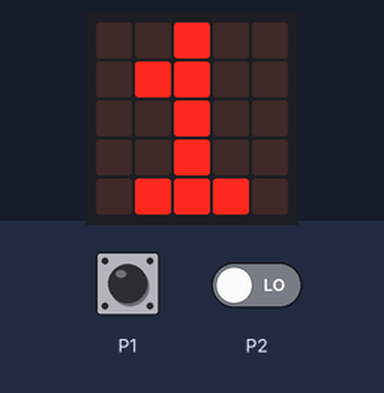
Bench run of a program on a simulated BBC micro:bit running MicroPython. Parts: the board's 5×5 LED display. The inputs (shaded band) are chosen by the test bench; at power-on: P1 LOW, P2 LOW.

Above: at 1.2 s.
1.3 s: P1 pulled HIGH for 1.2 s
At 2.7 s:
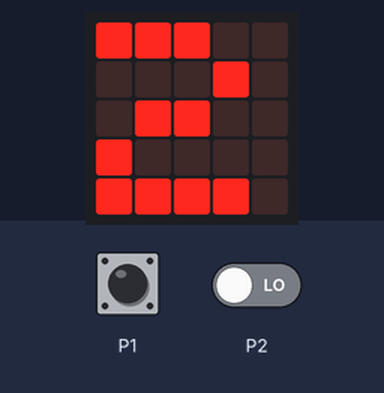
Timing chart, 0 to 4.3 s (numbered marks = the images above; inputs shaded):
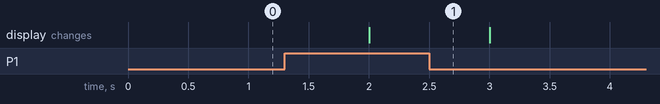

The program:

the_buzzer.py
```python
import microbit
from microbit import *
while True:
    display.show(Image.HAPPY)
    if pin1.read_digital() is 0:
        display.show('1')
        sleep(1000)
        display.show(Image.HAPPY)
    elif pin2.read_digital() is 0:
        display.show('2')
        sleep(1000)
        display.show(Image.HAPPY)
    elif pin8.read_digital() is 0:
        display.show('3')
        sleep(1000)
        display.show(Image.HAPPY)
    elif pin12.read_digital() is 0:
        display.show('4')
        sleep(1000)
        display.show(Image.HAPPY)
    else :
        pass
```

Measured:
- after the input at 1.3 s, the display: changes after 0.70 s (image 1)
